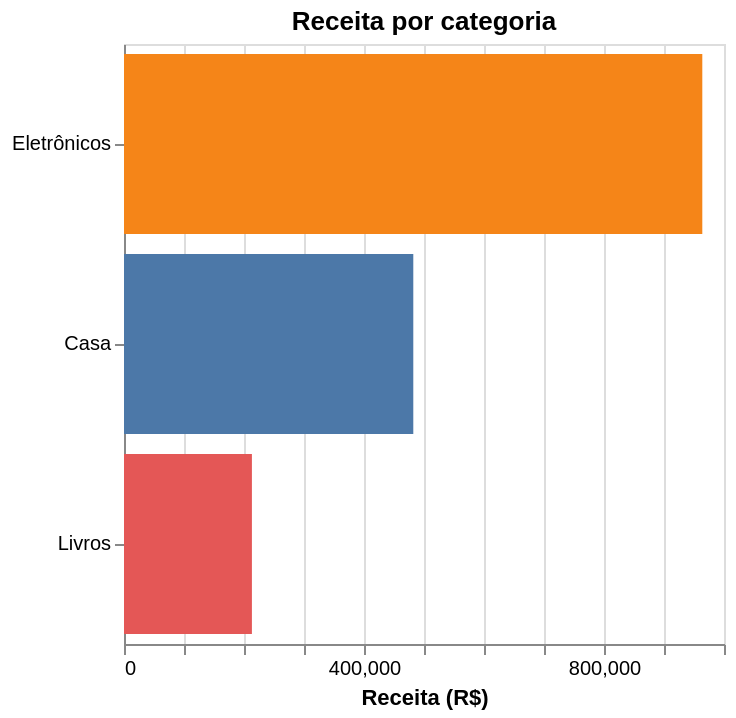

The notebook cell saved with this chart:
### Markdown cell above
## 6. Incorporando um gráfico Altair

O gráfico é criado normalmente. No Streamlit, substituímos a última linha pela função `st.altair_chart`.

### Code cell
grafico = (
    alt.Chart(dados)
    .mark_bar()
    .encode(
        x=alt.X("sum(receita):Q", title="Receita (R$)"),
        y=alt.Y("categoria:N", title=None, sort="-x"),
        color=alt.Color("categoria:N", legend=None),
        tooltip=["categoria:N", alt.Tooltip("sum(receita):Q", format=",.0f")]
    )
    .properties(height=300, title="Receita por categoria")
)
grafico

### Figure 1 — Vega-Lite specification as saved in the notebook (floating-point values rounded to 4 significant figures)
{"config": {"view": {"continuousWidth": 300, "continuousHeight": 300}}, "data": {"name": "data-2eed84702456f6ab6ceacf0b7dd305a9"}, "mark": {"type": "bar"}, "encoding": {"color": {"field": "categoria", "legend": null, "type": "nominal"}, "tooltip": [{"field": "categoria", "type": "nominal"}, {"aggregate": "sum", "field": "receita", "format": ",.0f", "type": "quantitative"}], "x": {"aggregate": "sum", "field": "receita", "title": "Receita (R$)", "type": "quantitative"}, "y": {"field": "categoria", "sort": "-x", "title": null, "type": "nominal"}}, "height": 300, "title": "Receita por categoria", "$schema": "https://vega.github.io/schema/vega-lite/v5.20.1.json", "datasets": {"data-2eed84702456f6ab6ceacf0b7dd305a9": [{"mes": "2025-01-01T00:00:00", "categoria": "Eletrônicos", "regiao": "Sul", "unidades": 72, "receita": 23040, "publicidade": 3200}, {"mes": "2025-01-01T00:00:00", "categoria": "Eletrônicos", "regiao": "Sudeste", "unidades": 84, "receita": 26880, "publicidade": 3650}, {"mes": "2025-01-01T00:00:00", "categoria": "Casa", "regiao": "Sul", "unidades": 102, "receita": 14280, "publicidade": 4100}, {"mes": "2025-01-01T00:00:00", "categoria": "Casa", "regiao": "Sudeste", "unidades": 114, "receita": 15960, "publicidade": 4550}, {"mes": "2025-01-01T00:00:00", "categoria": "Livros", "regiao": "Sul", "unidades": 108, "receita": 5940, "publicidade": 5000}, {"mes": "2025-01-01T00:00:00", "categoria": "Livros", "regiao": "Sudeste", "unidades": 120, "receita": 6600, "publicidade": 5450}, {"mes": "2025-02-01T00:00:00", "categoria": "Eletrônicos", "regiao": "Sul", "unidades": 85, "receita": 27200, "publicidade": 3510}, {"mes": "2025-02-01T00:00:00", "categoria": "Eletrônicos", "regiao": "Sudeste", "unidades": 97, "receita": 31040, "publicidade": 3960}, {"mes": "2025-02-01T00:00:00", "categoria": "Casa", "regiao": "Sul", "unidades": 115, "receita": 16100, "publicidade": 4410}, {"mes": "2025-02-01T00:00:00", "categoria": "Casa", "regiao": "Sudeste", "unidades": 127, "receita": 17780, "publicidade": 4860}, {"mes": "2025-02-01T00:00:00", "categoria": "Livros", "regiao": "Sul", "unidades": 121, "receita": 6655, "publicidade": 5310}, {"mes": "2025-02-01T00:00:00", "categoria": "Livros", "regiao": "Sudeste", "unidades": 133, "receita": 7315, "publicidade": 5760}, {"mes": "2025-03-01T00:00:00", "categoria": "Eletrônicos", "regiao": "Sul", "unidades": 98, "receita": 31360, "publicidade": 3820}, {"mes": "2025-03-01T00:00:00", "categoria": "Eletrônicos", "regiao": "Sudeste", "unidades": 110, "receita": 35200, "publicidade": 4270}, {"mes": "2025-03-01T00:00:00", "categoria": "Casa", "regiao": "Sul", "unidades": 104, "receita": 14560, "publicidade": 4720}, {"mes": "2025-03-01T00:00:00", "categoria": "Casa", "regiao": "Sudeste", "unidades": 116, "receita": 16240, "publicidade": 5170}, {"mes": "2025-03-01T00:00:00", "categoria": "Livros", "regiao": "Sul", "unidades": 134, "receita": 7370, "publicidade": 5620}, {"mes": "2025-03-01T00:00:00", "categoria": "Livros", "regiao": "Sudeste", "unidades": 146, "receita": 8030, "publicidade": 6070}, {"mes": "2025-04-01T00:00:00", "categoria": "Eletrônicos", "regiao": "Sul", "unidades": 111, "receita": 35520, "publicidade": 4130}, {"mes": "2025-04-01T00:00:00", "categoria": "Eletrônicos", "regiao": "Sudeste", "unidades": 123, "receita": 39360, "publicidade": 4580}, {"mes": "2025-04-01T00:00:00", "categoria": "Casa", "regiao": "Sul", "unidades": 117, "receita": 16380, "publicidade": 5030}, {"mes": "2025-04-01T00:00:00", "categoria": "Casa", "regiao": "Sudeste", "unidades": 129, "receita": 18060, "publicidade": 5480}, {"mes": "2025-04-01T00:00:00", "categoria": "Livros", "regiao": "Sul", "unidades": 147, "receita": 8085, "publicidade": 5930}, {"mes": "2025-04-01T00:00:00", "categoria": "Livros", "regiao": "Sudeste", "unidades": 159, "receita": 8745, "publicidade": 6380}, {"mes": "2025-05-01T00:00:00", "categoria": "Eletrônicos", "regiao": "Sul", "unidades": 100, "receita": 32000, "publicidade": 4440}, {"mes": "2025-05-01T00:00:00", "categoria": "Eletrônicos", "regiao": "Sudeste", "unidades": 112, "receita": 35840, "publicidade": 4890}, {"mes": "2025-05-01T00:00:00", "categoria": "Casa", "regiao": "Sul", "unidades": 130, "receita": 18200, "publicidade": 5340}, {"mes": "2025-05-01T00:00:00", "categoria": "Casa", "regiao": "Sudeste", "unidades": 142, "receita": 19880, "publicidade": 5790}, {"mes": "2025-05-01T00:00:00", "categoria": "Livros", "regiao": "Sul", "unidades": 136, "receita": 7480, "publicidade": 6240}, {"mes": "2025-05-01T00:00:00", "categoria": "Livros", "regiao": "Sudeste", "unidades": 148, "receita": 8140, "publicidade": 6690}, {"mes": "2025-06-01T00:00:00", "categoria": "Eletrônicos", "regiao": "Sul", "unidades": 113, "receita": 36160, "publicidade": 4750}, {"mes": "2025-06-01T00:00:00", "categoria": "Eletrônicos", "regiao": "Sudeste", "unidades": 125, "receita": 40000, "publicidade": 5200}, {"mes": "2025-06-01T00:00:00", "categoria": "Casa", "regiao": "Sul", "unidades": 143, "receita": 20020, "publicidade": 5650}, {"mes": "2025-06-01T00:00:00", "categoria": "Casa", "regiao": "Sudeste", "unidades": 155, "receita": 21700, "publicidade": 6100}, {"mes": "2025-06-01T00:00:00", "categoria": "Livros", "regiao": "Sul", "unidades": 149, "receita": 8195, "publicidade": 6550}, {"mes": "2025-06-01T00:00:00", "categoria": "Livros", "regiao": "Sudeste", "unidades": 161, "receita": 8855, "publicidade": 7000}, {"mes": "2025-07-01T00:00:00", "categoria": "Eletrônicos", "regiao": "Sul", "unidades": 126, "receita": 40320, "publicidade": 5060}, {"mes": "2025-07-01T00:00:00", "categoria": "Eletrônicos", "regiao": "Sudeste", "unidades": 138, "receita": 44160, "publicidade": 5510}, {"mes": "2025-07-01T00:00:00", "categoria": "Casa", "regiao": "Sul", "unidades": 132, "receita": 18480, "publicidade": 5960}, {"mes": "2025-07-01T00:00:00", "categoria": "Casa", "regiao": "Sudeste", "unidades": 144, "receita": 20160, "publicidade": 6410}, {"mes": "2025-07-01T00:00:00", "categoria": "Livros", "regiao": "Sul", "unidades": 162, "receita": 8910, "publicidade": 6860}, {"mes": "2025-07-01T00:00:00", "categoria": "Livros", "regiao": "Sudeste", "unidades": 174, "receita": 9570, "publicidade": 7310}, {"mes": "2025-08-01T00:00:00", "categoria": "Eletrônicos", "regiao": "Sul", "unidades": 139, "receita": 44480, "publicidade": 5370}, {"mes": "2025-08-01T00:00:00", "categoria": "Eletrônicos", "regiao": "Sudeste", "unidades": 151, "receita": 48320, "publicidade": 5820}, {"mes": "2025-08-01T00:00:00", "categoria": "Casa", "regiao": "Sul", "unidades": 145, "receita": 20300, "publicidade": 6270}, {"mes": "2025-08-01T00:00:00", "categoria": "Casa", "regiao": "Sudeste", "unidades": 157, "receita": 21980, "publicidade": 6720}, {"mes": "2025-08-01T00:00:00", "categoria": "Livros", "regiao": "Sul", "unidades": 175, "receita": 9625, "publicidade": 7170}, {"mes": "2025-08-01T00:00:00", "categoria": "Livros", "regiao": "Sudeste", "unidades": 187, "receita": 10285, "publicidade": 7620}, {"mes": "2025-09-01T00:00:00", "categoria": "Eletrônicos", "regiao": "Sul", "unidades": 128, "receita": 40960, "publicidade": 5680}, {"mes": "2025-09-01T00:00:00", "categoria": "Eletrônicos", "regiao": "Sudeste", "unidades": 140, "receita": 44800, "publicidade": 6130}, {"mes": "2025-09-01T00:00:00", "categoria": "Casa", "regiao": "Sul", "unidades": 158, "receita": 22120, "publicidade": 6580}, {"mes": "2025-09-01T00:00:00", "categoria": "Casa", "regiao": "Sudeste", "unidades": 170, "receita": 23800, "publicidade": 7030}, {"mes": "2025-09-01T00:00:00", "categoria": "Livros", "regiao": "Sul", "unidades": 164, "receita": 9020, "publicidade": 7480}, {"mes": "2025-09-01T00:00:00", "categoria": "Livros", "regiao": "Sudeste", "unidades": 176, "receita": 9680, "publicidade": 7930}, {"mes": "2025-10-01T00:00:00", "categoria": "Eletrônicos", "regiao": "Sul", "unidades": 141, "receita": 45120, "publicidade": 5990}, {"mes": "2025-10-01T00:00:00", "categoria": "Eletrônicos", "regiao": "Sudeste", "unidades": 153, "receita": 48960, "publicidade": 6440}, {"mes": "2025-10-01T00:00:00", "categoria": "Casa", "regiao": "Sul", "unidades": 171, "receita": 23940, "publicidade": 6890}, {"mes": "2025-10-01T00:00:00", "categoria": "Casa", "regiao": "Sudeste", "unidades": 183, "receita": 25620, "publicidade": 7340}, {"mes": "2025-10-01T00:00:00", "categoria": "Livros", "regiao": "Sul", "unidades": 177, "receita": 9735, "publicidade": 7790}, {"mes": "2025-10-01T00:00:00", "categoria": "Livros", "regiao": "Sudeste", "unidades": 189, "receita": 10395, "publicidade": 8240}, {"mes": "2025-11-01T00:00:00", "categoria": "Eletrônicos", "regiao": "Sul", "unidades": 154, "receita": 49280, "publicidade": 6300}, {"mes": "2025-11-01T00:00:00", "categoria": "Eletrônicos", "regiao": "Sudeste", "unidades": 166, "receita": 53120, "publicidade": 6750}, {"mes": "2025-11-01T00:00:00", "categoria": "Casa", "regiao": "Sul", "unidades": 160, "receita": 22400, "publicidade": 7200}, {"mes": "2025-11-01T00:00:00", "categoria": "Casa", "regiao": "Sudeste", "unidades": 172, "receita": 24080, "publicidade": 7650}, {"mes": "2025-11-01T00:00:00", "categoria": "Livros", "regiao": "Sul", "unidades": 190, "receita": 10450, "publicidade": 8100}, {"mes": "2025-11-01T00:00:00", "categoria": "Livros", "regiao": "Sudeste", "unidades": 202, "receita": 11110, "publicidade": 8550}, {"mes": "2025-12-01T00:00:00", "categoria": "Eletrônicos", "regiao": "Sul", "unidades": 167, "receita": 53440, "publicidade": 6610}, {"mes": "2025-12-01T00:00:00", "categoria": "Eletrônicos", "regiao": "Sudeste", "unidades": 179, "receita": 57280, "publicidade": 7060}, {"mes": "2025-12-01T00:00:00", "categoria": "Casa", "regiao": "Sul", "unidades": 173, "receita": 24220, "publicidade": 7510}, {"mes": "2025-12-01T00:00:00", "categoria": "Casa", "regiao": "Sudeste", "unidades": 185, "receita": 25900, "publicidade": 7960}, {"mes": "2025-12-01T00:00:00", "categoria": "Livros", "regiao": "Sul", "unidades": 203, "receita": 11165, "publicidade": 8410}, {"mes": "2025-12-01T00:00:00", "categoria": "Livros", "regiao": "Sudeste", "unidades": 215, "receita": 11825, "publicidade": 8860}]}}
